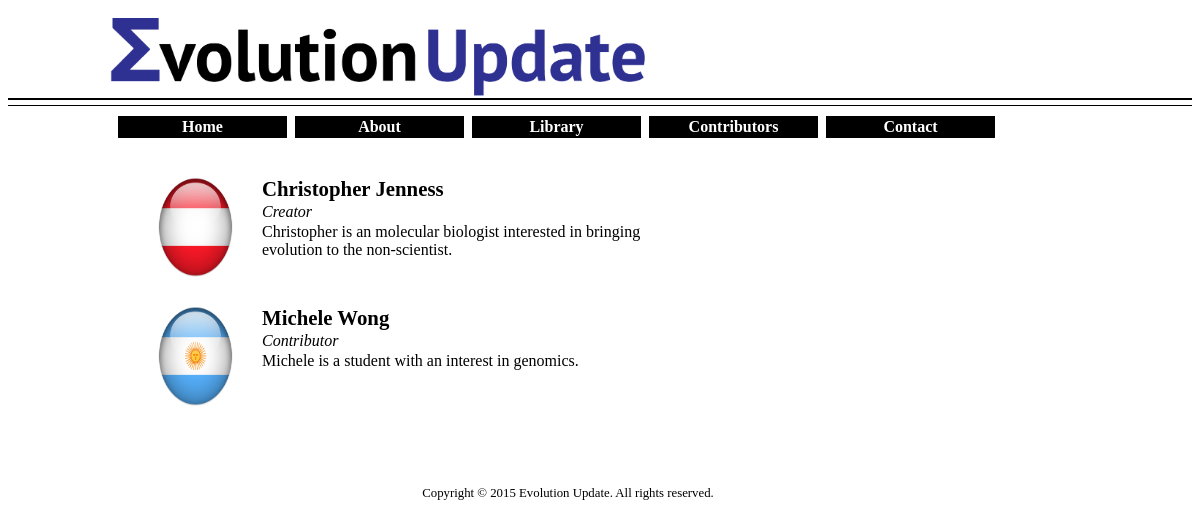
Page /contributors on the committed database.
### contributors/models.py (models this page shows)
class Contributor(models.Model):
    name=models.CharField(max_length=200)
    title=models.CharField(max_length=1000, blank=True)
    rank=models.IntegerField(blank=True)
    description=models.TextField()
    picture=models.ImageField(blank=True, upload_to='ContribImages')
    def __unicode__(self):
        return self.name

### contributors/views.py (the view)
# urls.py: url(r'^contributors', views.contributors, name='contirbutors'),
def contributors(request):
    contributor_list=Contributor.objects.order_by('name')
    context={'contributor_list': contributor_list,}
    print context
    return render(request, 'contributors/contributors.html', context)

### contributors/templates/contributors/contributors.html (shortened to what this page needs)
{% extends "contributors/base.html" %}
{% block content %}
<br>
<div id="allcontribs">
{% if contributor_list %}
    <ul>
    {% for c in contributor_list %}
    <div id="allcontrib">
        <div id="contribpic">
            <img src="{{ c.picture.url }}" height="100" width="75"/>
        </div>
        <div id="contribtext">
            <div id="contribname">
               <strong> {{c.name }} </strong>
            </div>
            <div id="contribtitle">
               <em> {{c.title}} </em>
            </div>
            <div id="contribdescription">
                {{c.description}}
            </div>
    </div>
    {% endfor %}
    </ul>
{% else %}
    <p>No contributors are available.</p>
</div>
{% endif %}
{% endblock %}

### contributors/static/contributors/style.css (style rules this page uses)
#contribpic { vertical-align:top; display:inline-block; margin-bottom:20px; margin-top:5px; }
#contribtext { margin-left:25px; margin-bottom:20px; margin-top:5px; vertical-align:top; width:380px; display:inline-block; }
#contribname { font-size:1.3em; margin-bottom:2px; }
#contribtitle { margin-bottom:2px; }

### rows in the picture
Contributor: picture (picture), name "Christopher Jenness", title "Creator", description "Christopher is an molecular biologist interested in bringing evolution to the non-scientist."
Contributor: picture (picture), name "Michele Wong", title "Contributor", description "Michele is a student with an interest in genomics."
